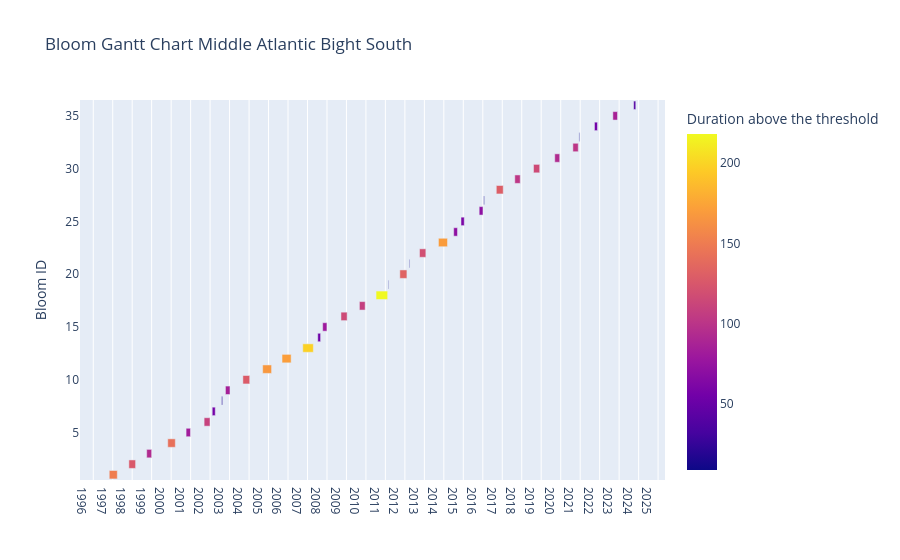
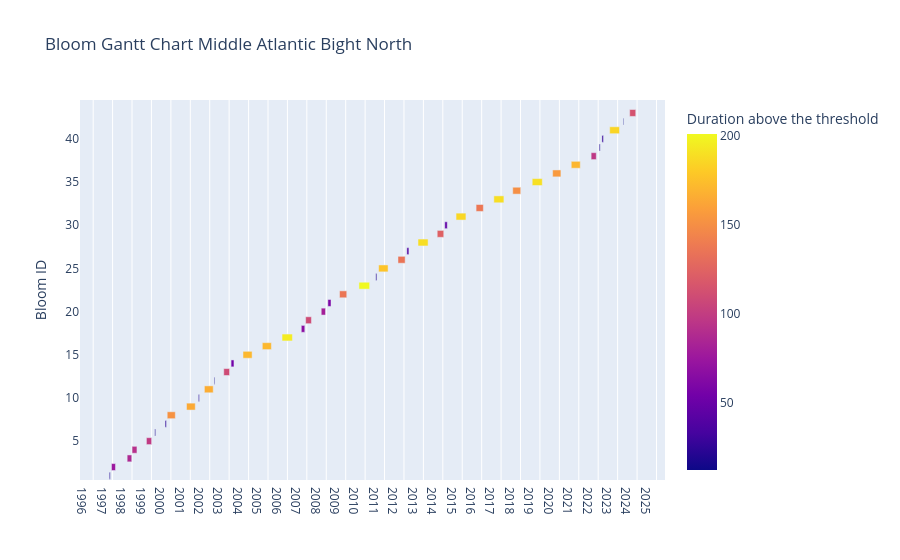
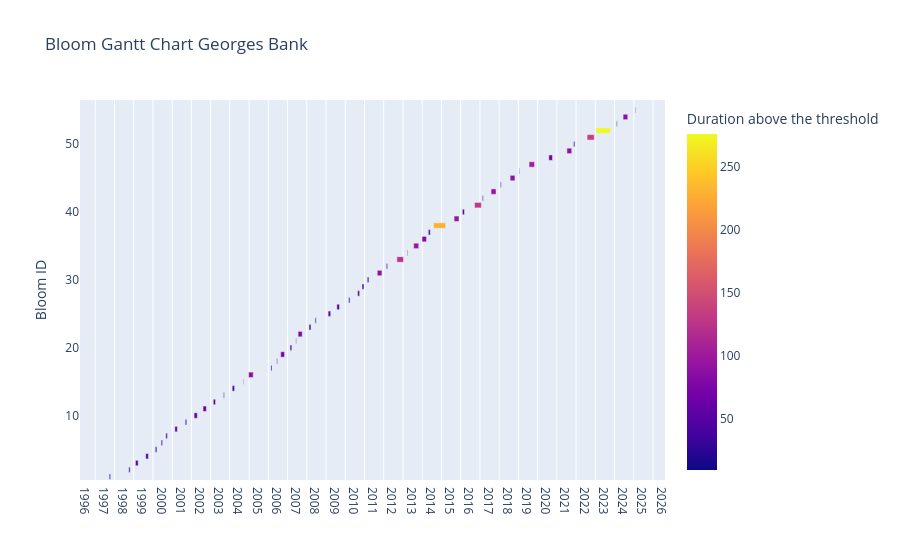
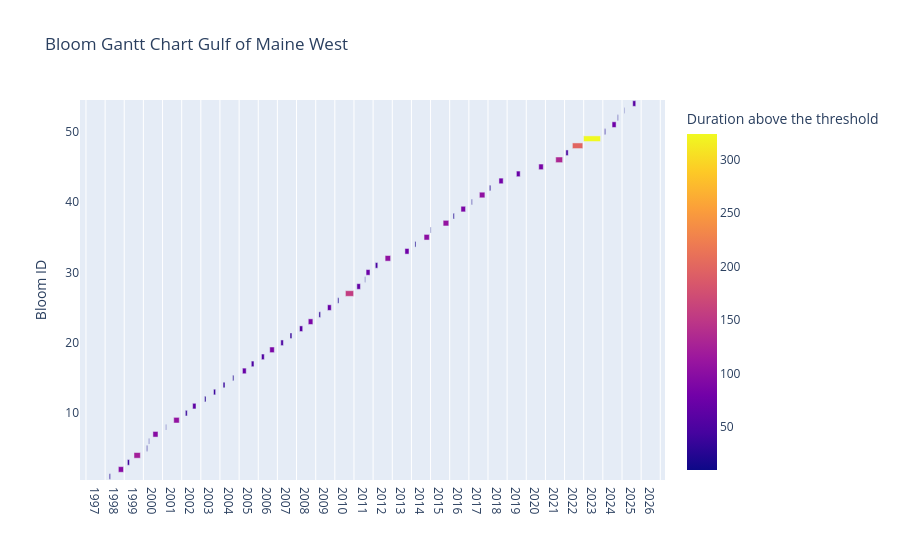

The notebook cell these images were saved under, in order:
### Code cell
csv_data = [bloom_MABS,bloom_MABN,bloom_GB,bloom_GOMW,bloom_GOME]
titles = ["Middle Atlantic Bight South", "Middle Atlantic Bight North", "Georges Bank", "Gulf of Maine West", "Gulf of Maine East"]
for x in range(5):
    data = csv_data[x]
    data['Start date day']=pd.to_datetime(data['Start date(threshold)'])
    data['End date day']=pd.to_datetime(data['End date (threshold)'])
    data['Start date']=data['Start date day'].dt.strftime('%m/%d/%Y')
    data['End date']=data['End date day'].dt.strftime('%m/%d/%Y')
    fig = px.timeline(
        data,
        x_start="Start date day",
        x_end="End date day",
        y="Bloom ID",
        color = "Duration above the threshold",
        title=f"Bloom Gantt Chart {titles[x]}",
        hover_data={
            "Start date":True,
            "End date":True,
            "Start date day": False,
            "End date day": False
        }
    )
    fig.update_xaxes(
        dtick="M12",
        tickformat="%Y",
        ticklabelmode="period"
    )
    fig.show()
    fig.write_html(rf"C:\Users\grace.davis\Documents\GitHub\phytoplankton_Hollings_project\Figures\{titles[x]}_threshold_Gantt_Chart.html")
